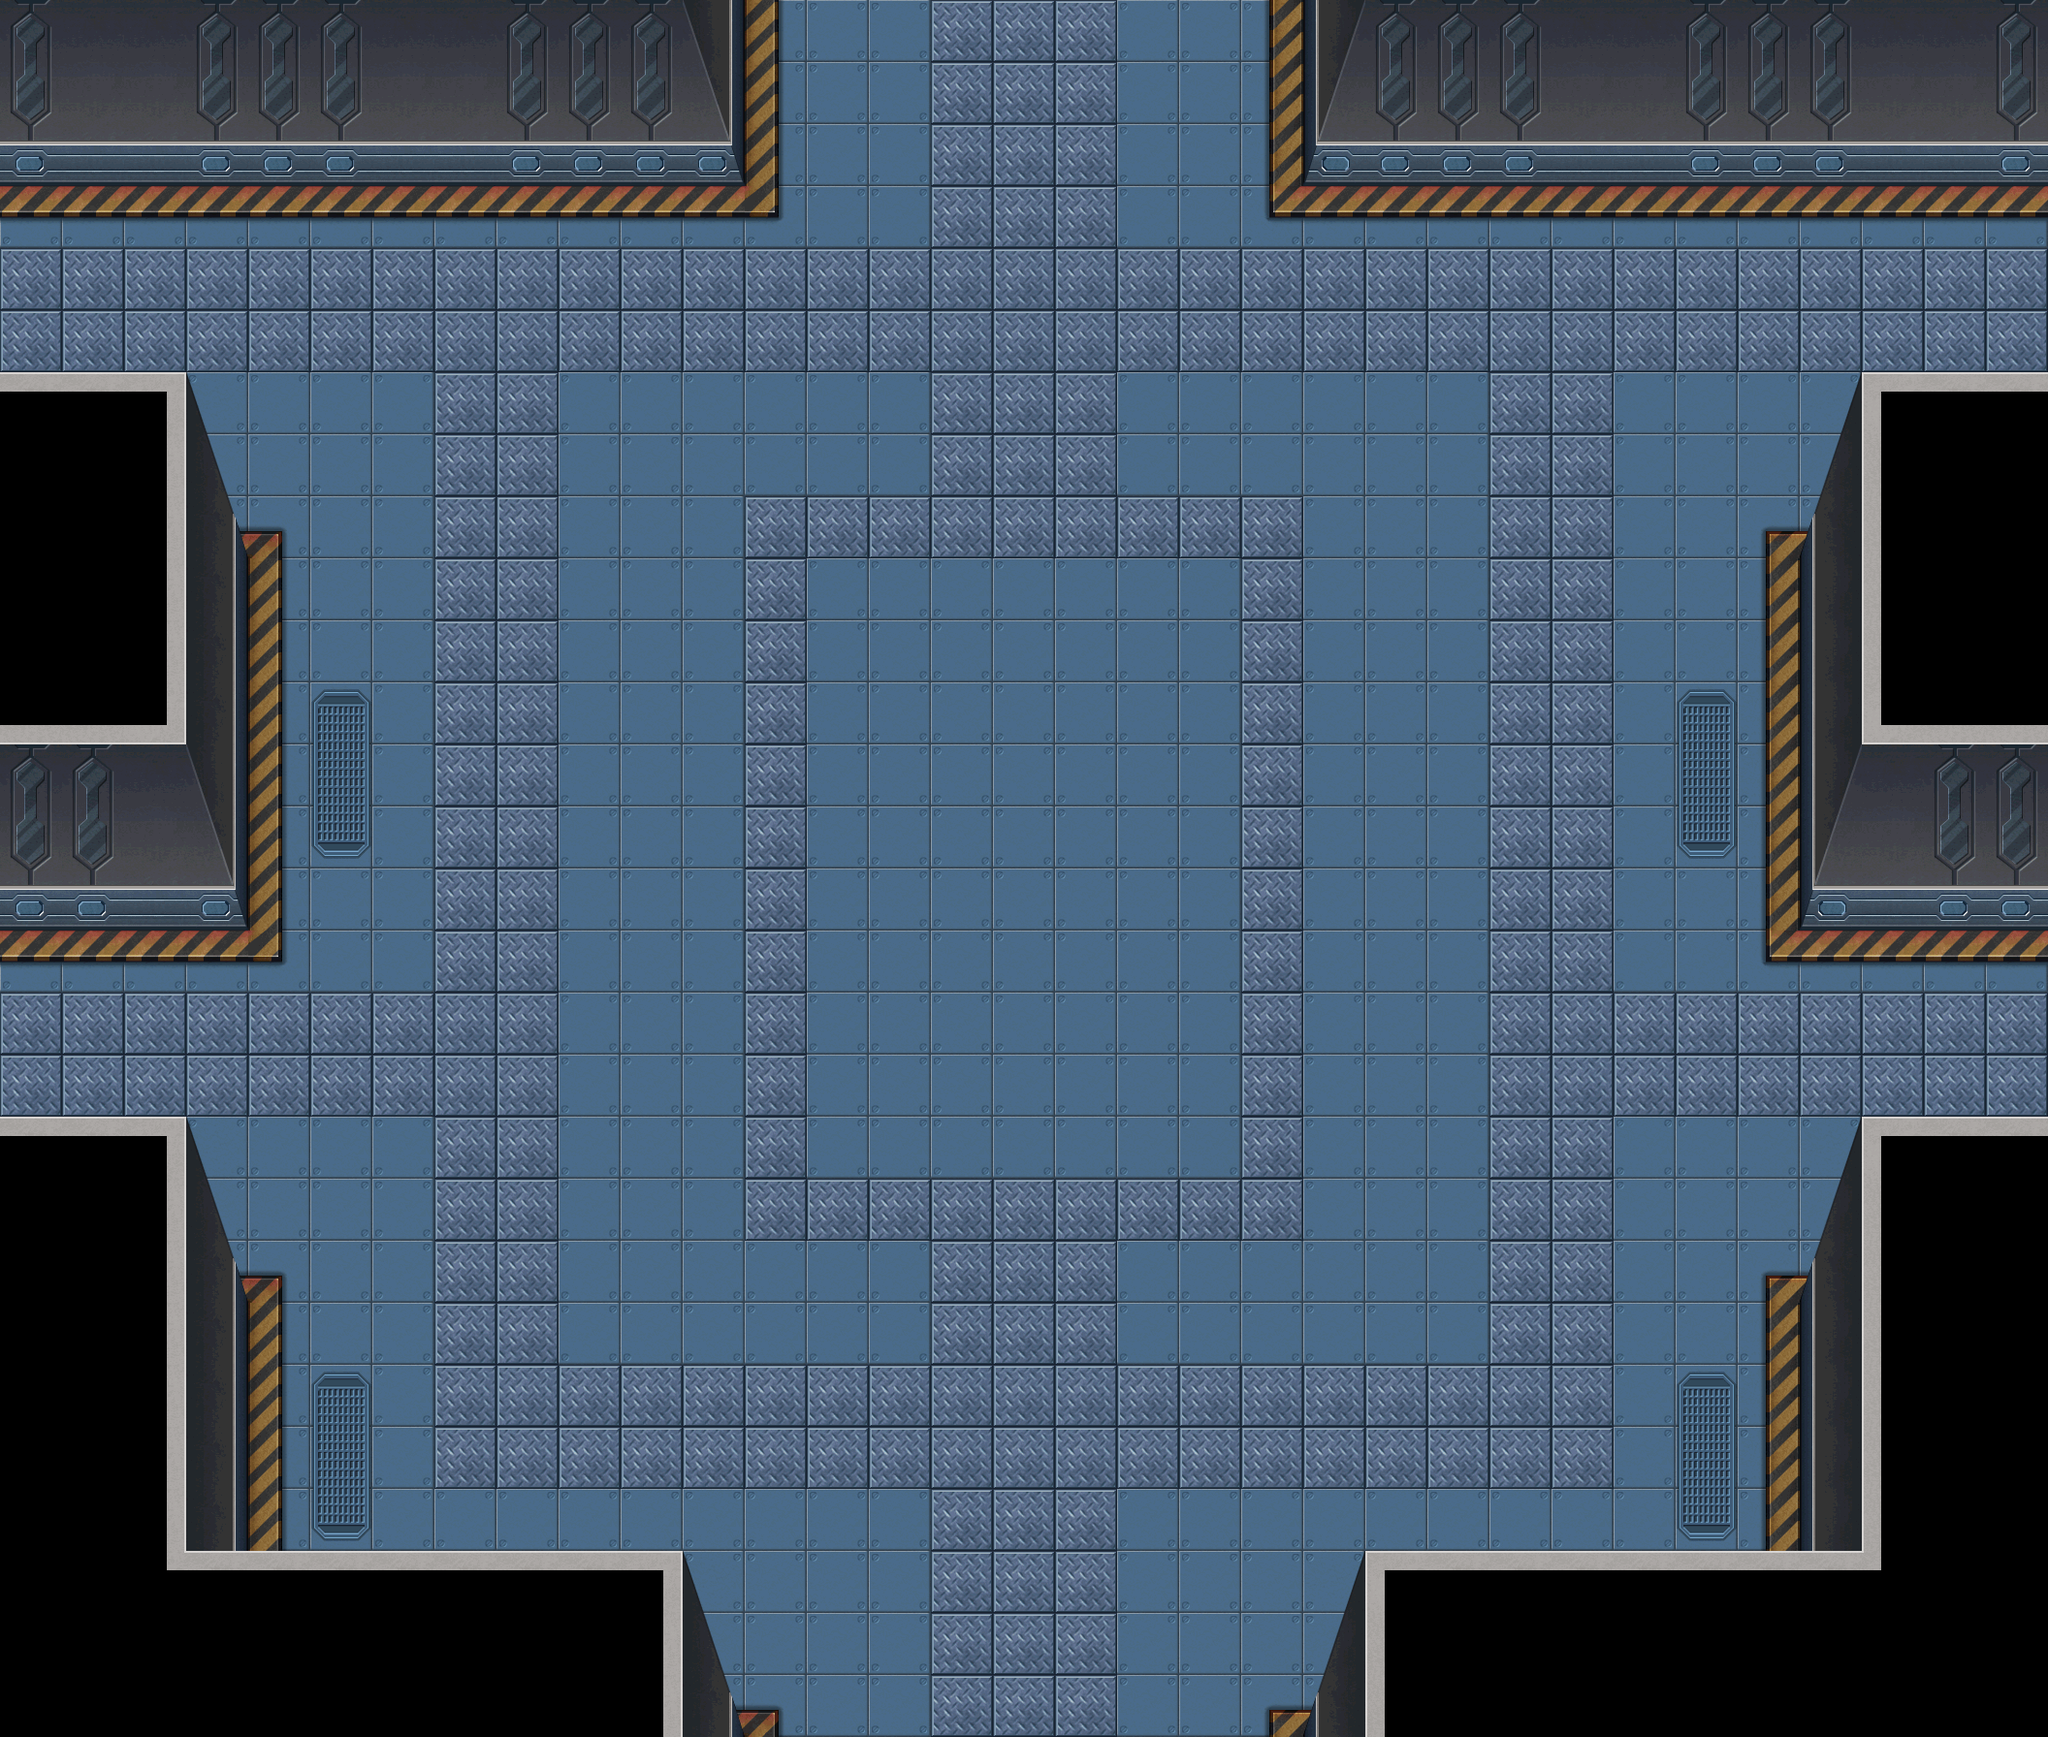

Rendered tile map (Tiled .tmx) drawn with the repository's tilesets; below, a short description and the map source with its tile grids summarised:
An orthogonal 33x28 tile map with 64x64 px tiles, 1 tile layer (background), 31 tilesets and 77 objects (14x collide, 14x collide_bullet).

<map version="1.0" orientation="orthogonal" width="33" height="28" tilewidth="64" tileheight="64">
 <tileset firstgid="1" name="jianzhu3_huatai" tilewidth="129" tileheight="173">
  <image source="jianzhu3_huatai.png" width="129" height="173" />
 </tileset>
 <tileset firstgid="2" name="jianzhu3_chuang02" tilewidth="52" tileheight="386">
  <image source="jianzhu3_chuang02.png" width="52" height="386" />
 </tileset>
 <tileset firstgid="3" name="jianzhu3_chuang01" tilewidth="52" tileheight="386">
  <image source="jianzhu3_chuang01.png" width="52" height="386" />
 </tileset>
 <tileset firstgid="4" name="jianzhu3_dianti" tilewidth="172" tileheight="196">
  <image source="jianzhu3_dianti.png" width="172" height="196" />
 </tileset>
 <tileset firstgid="5" name="jianzhu3_langan01" tilewidth="223" tileheight="105">
  <image source="jianzhu3_langan01.png" width="223" height="105" />
 </tileset>
 <tileset firstgid="6" name="jianzhu3_keng01" tilewidth="293" tileheight="131">
  <image source="jianzhu3_keng01.png" width="293" height="131" />
 </tileset>
 <tileset firstgid="7" name="jianzhu3_keng03" tilewidth="102" tileheight="39">
  <image source="jianzhu3_keng03.png" width="102" height="39" />
 </tileset>
 <tileset firstgid="8" name="jianzhu3_keng04" tilewidth="52" tileheight="20">
  <image source="jianzhu3_keng04.png" width="52" height="20" />
 </tileset>
 <tileset firstgid="9" name="jianzhu3_yizi01" tilewidth="85" tileheight="229">
  <image source="jianzhu3_yizi01.png" width="85" height="229" />
 </tileset>
 <tileset firstgid="10" name="jianzhu3_yizi02" tilewidth="85" tileheight="229">
  <image source="jianzhu3_yizi02.png" width="85" height="229" />
 </tileset>
 <tileset firstgid="11" name="jianzhu3_zhuozi01" tilewidth="518" tileheight="213">
  <image source="jianzhu3_zhuozi01.png" width="518" height="213" />
 </tileset>
 <tileset firstgid="12" name="jianzhu3_zhuozi02" tilewidth="202" tileheight="256">
  <image source="jianzhu3_zhuozi02.png" width="202" height="256" />
 </tileset>
 <tileset firstgid="13" name="jianzhu3_zhuozi03" tilewidth="202" tileheight="256">
  <image source="jianzhu3_zhuozi03.png" width="202" height="256" />
 </tileset>
 <tileset firstgid="14" name="jianzhu_xuezi01" tilewidth="242" tileheight="196">
  <image source="jianzhu_xuezi01.png" width="242" height="196" />
 </tileset>
 <tileset firstgid="15" name="jianzhu_xuezi02" tilewidth="219" tileheight="141">
  <image source="jianzhu_xuezi02.png" width="219" height="141" />
 </tileset>
 <tileset firstgid="16" name="jianzhu_xuezi03" tilewidth="192" tileheight="132">
  <image source="jianzhu_xuezi03.png" width="192" height="132" />
 </tileset>
 <tileset firstgid="17" name="jianzhu_xuezi04" tilewidth="421" tileheight="156">
  <image source="jianzhu_xuezi04.png" width="421" height="156" />
 </tileset>
 <tileset firstgid="18" name="jianzhu_xuezi05" tilewidth="180" tileheight="297">
  <image source="jianzhu_xuezi05.png" width="180" height="297" />
 </tileset>
 <tileset firstgid="19" name="jianzhu_xiangzi05" tilewidth="150" tileheight="170">
  <image source="jianzhu_xiangzi05.png" width="150" height="170" />
 </tileset>
 <tileset firstgid="20" name="jianzhu_xiangzi06" tilewidth="90" tileheight="113">
  <image source="jianzhu_xiangzi06.png" width="90" height="113" />
 </tileset>
 <tileset firstgid="21" name="jianzhu_xiangzi02" tilewidth="122" tileheight="126">
  <image source="jianzhu_xiangzi02.png" width="122" height="126" />
 </tileset>
 <tileset firstgid="22" name="jianzhu_xiangzi03" tilewidth="122" tileheight="76">
  <image source="jianzhu_xiangzi03.png" width="122" height="76" />
 </tileset>
 <tileset firstgid="23" name="jianzhu2_xiangzi0" tilewidth="192" tileheight="168">
  <image source="jianzhu2_xiangzi0.png" width="192" height="168" />
 </tileset>
 <tileset firstgid="24" name="jianzhu_xiangzi04" tilewidth="183" tileheight="126">
  <image source="jianzhu_xiangzi04.png" width="183" height="126" />
 </tileset>
 <tileset firstgid="25" name="jianzhu_xiangzi01" tilewidth="71" tileheight="80">
  <image source="jianzhu_xiangzi01.png" width="71" height="80" />
 </tileset>
 <tileset firstgid="26" name="jianzhu_xiangzi07" tilewidth="92" tileheight="112">
  <image source="jianzhu_xiangzi07.png" width="92" height="112" />
 </tileset>
 <tileset firstgid="27" name="jianzhu_qiang01" tilewidth="92" tileheight="54">
  <image source="jianzhu_qiang01.png" width="92" height="54" />
 </tileset>
 <tileset firstgid="28" name="bg05" tilewidth="64" tileheight="64">
  <image source="bg05.png" width="512" height="512" />
 </tileset>
 <tileset firstgid="92" name="jianzhu5_chuangzi" tilewidth="374" tileheight="143">
  <image source="jianzhu5_chuangzi.png" width="374" height="143" />
 </tileset>
 <tileset firstgid="93" name="jianzhu5_syt" tilewidth="584" tileheight="179">
  <image source="jianzhu5_syt.png" width="584" height="179" />
 </tileset>
 <tileset firstgid="94" name="jianzhu3_keng02" tilewidth="152" tileheight="79">
  <image source="jianzhu3_keng02.png" width="152" height="79" />
 </tileset>
 <layer name="background" width="33" height="28">
  <data>[924 cells, 924 non-empty, 43 distinct tile ids]</data>
 </layer>
 <objectgroup name="window" width="33" height="28">
  <properties>
   <property name="filename" value="jianzhu5_chuangzi.png" />
   <property name="groundlayer" value="1" />
  </properties>
  <object gid="92" x="257" y="141">
   <properties>
    <property name="groundZ" value="1" />
   </properties>
  </object>
  <object gid="92" x="1475" y="146">
   <properties>
    <property name="groundZ" value="1" />
   </properties>
  </object>
 </objectgroup>
 <objectgroup name="zhuozi" width="33" height="28">
  <properties>
   <property name="buildlayer" value="1" />
   <property name="filename" value="jianzhu5_syt.png" />
  </properties>
  <object gid="93" x="2218" y="922" />
 </objectgroup>
 <objectgroup name="flower" width="33" height="28">
  <properties>
   <property name="filename" value="jianzhu3_huatai.png" />
   <property name="groundlayer" value="1" />
  </properties>
  <object gid="1" x="1377" y="780">
   <properties>
    <property name="groundZ" value="1" />
   </properties>
  </object>
  <object gid="1" x="610" y="778">
   <properties>
    <property name="groundZ" value="1" />
   </properties>
  </object>
  <object gid="1" x="610" y="922">
   <properties>
    <property name="groundZ" value="2" />
   </properties>
  </object>
  <object gid="1" x="1377" y="925">
   <properties>
    <property name="groundZ" value="2" />
   </properties>
  </object>
  <object gid="1" x="1376" y="1069">
   <properties>
    <property name="groundZ" value="3" />
   </properties>
  </object>
  <object gid="1" x="610" y="1066">
   <properties>
    <property name="groundZ" value="3" />
   </properties>
  </object>
 </objectgroup>
 <objectgroup name="rightdoor" width="33" height="28">
  <properties>
   <property name="filename" value="jianzhu3_men02.png" />
   <property name="groundlayer" value="1" />
  </properties>
 </objectgroup>
 <objectgroup name="rightdooropen" width="33" height="28">
  <properties>
   <property name="filename" value="jianzhu3_men04.png" />
   <property name="groundlayer" value="1" />
  </properties>
 </objectgroup>
 <objectgroup name="leftdoor" width="33" height="28">
  <properties>
   <property name="filename" value="jianzhu3_men01.png" />
   <property name="groundlayer" value="1" />
  </properties>
 </objectgroup>
 <objectgroup name="leftdooropen" width="33" height="28">
  <properties>
   <property name="filename" value="jianzhu3_men03.png" />
   <property name="groundlayer" value="1" />
  </properties>
 </objectgroup>
 <objectgroup name="leftboli" width="33" height="28">
  <properties>
   <property name="filename" value="jianzhu3_chuang01.png" />
   <property name="groundlayer" value="1" />
  </properties>
  <object gid="3" x="191" y="832">
   <properties>
    <property name="groundZ" value="2" />
   </properties>
  </object>
 </objectgroup>
 <objectgroup name="door" width="33" height="28">
  <properties>
   <property name="filename" value="jianzhu3_dianti.png" />
   <property name="groundlayer" value="1" />
  </properties>
  <object gid="4" x="44" y="213">
   <properties>
    <property name="groundZ" value="1" />
   </properties>
  </object>
  <object gid="4" x="1900" y="213">
   <properties>
    <property name="groundZ" value="1" />
   </properties>
  </object>
 </objectgroup>
 <objectgroup name="warning" width="33" height="28">
  <properties>
   <property name="filename" value="jianzhu3_langan01.png" />
   <property name="groundlayer" value="1" />
  </properties>
  <object gid="5" x="2239" y="99">
   <properties>
    <property name="groundZ" value="1" />
   </properties>
  </object>
 </objectgroup>
 <objectgroup name="keng1" width="33" height="28">
  <properties>
   <property name="filename" value="jianzhu3_keng01.png" />
   <property name="groundlayer" value="1" />
  </properties>
  <object gid="6" x="2572" y="1799" />
  <object gid="6" x="2285" y="1867" />
 </objectgroup>
 <objectgroup name="keng2" width="33" height="28">
  <properties>
   <property name="filename" value="jianzhu3_keng02.png" />
   <property name="groundlayer" value="1" />
  </properties>
  <object gid="94" x="664" y="1372" />
  <object gid="94" x="1369" y="536" />
 </objectgroup>
 <objectgroup name="keng3" width="33" height="28">
  <properties>
   <property name="filename" value="jianzhu3_keng03.png" />
   <property name="groundlayer" value="1" />
  </properties>
  <object gid="7" x="602" y="980" />
  <object gid="7" x="1687" y="1367" />
 </objectgroup>
 <objectgroup name="keng4" width="33" height="28">
  <properties>
   <property name="filename" value="jianzhu3_keng04.png" />
   <property name="groundlayer" value="1" />
  </properties>
  <object gid="8" x="312" y="456" />
 </objectgroup>
 <objectgroup name="chairleft" width="33" height="28">
  <properties>
   <property name="filename" value="jianzhu3_yizi01.png" />
   <property name="groundlayer" value="1" />
  </properties>
  <object gid="9" x="2236" y="1678">
   <properties>
    <property name="groundZ" value="3" />
   </properties>
  </object>
 </objectgroup>
 <objectgroup name="chairright" width="33" height="28">
  <properties>
   <property name="filename" value="jianzhu3_yizi02.png" />
   <property name="groundlayer" value="1" />
  </properties>
  <object gid="10" x="2438" y="1668">
   <properties>
    <property name="groundZ" value="3" />
   </properties>
  </object>
 </objectgroup>
 <objectgroup name="deskleft" width="33" height="28">
  <properties>
   <property name="filename" value="jianzhu3_zhuozi02.png" />
   <property name="groundlayer" value="1" />
  </properties>
  <object gid="12" x="-361" y="1455" />
 </objectgroup>
 <objectgroup name="deskright" width="33" height="28">
  <properties>
   <property name="filename" value="jianzhu3_zhuozi03.png" />
   <property name="groundlayer" value="1" />
  </properties>
  <object gid="13" x="-521" y="1223" />
 </objectgroup>
 <objectgroup name="blood1" width="33" height="28">
  <properties>
   <property name="filename" value="jianzhu_xuezi01.png" />
   <property name="groundlayer" value="1" />
  </properties>
  <object gid="14" x="1019" y="159" />
  <object gid="14" x="832" y="721" />
  <object gid="14" x="849" y="1881" />
 </objectgroup>
 <objectgroup name="blood2" width="33" height="28">
  <properties>
   <property name="filename" value="jianzhu_xuezi02.png" />
   <property name="groundlayer" value="1" />
  </properties>
  <object gid="15" x="312" y="436">
   <properties>
    <property name="groundZ" value="1" />
   </properties>
  </object>
  <object gid="15" x="1408" y="1429">
   <properties>
    <property name="groundZ" value="1" />
   </properties>
  </object>
 </objectgroup>
 <objectgroup name="blood3" width="33" height="28">
  <properties>
   <property name="filename" value="jianzhu_xuezi03.png" />
   <property name="groundlayer" value="1" />
  </properties>
  <object gid="16" x="1125" y="1104">
   <properties>
    <property name="groundZ" value="2" />
   </properties>
  </object>
  <object gid="16" x="1177" y="462">
   <properties>
    <property name="groundZ" value="1" />
   </properties>
  </object>
  <object gid="16" x="1824" y="1141">
   <properties>
    <property name="groundZ" value="1" />
   </properties>
  </object>
  <object gid="16" x="1594" y="948">
   <properties>
    <property name="groundZ" value="1" />
   </properties>
  </object>
  <object gid="16" x="521" y="1240">
   <properties>
    <property name="groundZ" value="1" />
   </properties>
  </object>
 </objectgroup>
 <objectgroup name="blood4" width="33" height="28">
  <properties>
   <property name="filename" value="jianzhu_xuezi04.png" />
   <property name="groundlayer" value="1" />
  </properties>
  <object gid="17" x="-153" y="1157" />
  <object gid="17" x="1833" y="370" />
 </objectgroup>
 <objectgroup name="blood5" width="33" height="28">
  <properties>
   <property name="filename" value="jianzhu_xuezi05.png" />
   <property name="groundlayer" value="1" />
  </properties>
  <object gid="18" x="1101" y="1845" />
 </objectgroup>
 <objectgroup name="blackboxb" width="33" height="28">
  <properties>
   <property name="filename" value="jianzhu_xiangzi05.png" />
   <property name="groundlayer" value="1" />
  </properties>
  <object gid="19" x="-457" y="898">
   <properties>
    <property name="groundZ" value="1" />
   </properties>
  </object>
 </objectgroup>
 <objectgroup name="blackboxs" width="33" height="28">
  <properties>
   <property name="filename" value="jianzhu_xiangzi06.png" />
   <property name="groundlayer" value="1" />
  </properties>
  <object gid="20" x="-189" y="663">
   <properties>
    <property name="groundZ" value="1" />
   </properties>
  </object>
 </objectgroup>
 <objectgroup name="greenboxb" width="33" height="28">
  <properties>
   <property name="filename" value="jianzhu_xiangzi02.png" />
   <property name="groundlayer" value="1" />
  </properties>
  <object gid="21" x="-341" y="673">
   <properties>
    <property name="groundZ" value="3" />
   </properties>
  </object>
 </objectgroup>
 <objectgroup name="greenboxs" width="33" height="28">
  <properties>
   <property name="filename" value="jianzhu_xiangzi03.png" />
   <property name="groundlayer" value="1" />
  </properties>
  <object gid="22" x="-279" y="584">
   <properties>
    <property name="groundZ" value="3" />
   </properties>
  </object>
 </objectgroup>
 <objectgroup name="greenbox2" width="33" height="28">
  <properties>
   <property name="filename" value="jianzhu2_xiangzi0.png" />
   <property name="groundlayer" value="1" />
  </properties>
  <object gid="23" x="-395" y="1722" />
 </objectgroup>
 <objectgroup name="mutouboxb" width="33" height="28">
  <properties>
   <property name="filename" value="jianzhu_xiangzi04.png" />
   <property name="groundlayer" value="1" />
  </properties>
  <object gid="24" x="-304" y="842">
   <properties>
    <property name="groundZ" value="3" />
   </properties>
  </object>
 </objectgroup>
 <objectgroup name="mutouboxs" width="33" height="28">
  <properties>
   <property name="filename" value="jianzhu_xiangzi01.png" />
   <property name="groundlayer" value="1" />
  </properties>
  <object gid="25" x="-254" y="958">
   <properties>
    <property name="groundZ" value="2" />
   </properties>
  </object>
 </objectgroup>
 <objectgroup name="qiangxieM16" width="33" height="28">
  <properties>
   <property name="filename" value="jianzhu_xiangzi07.png" />
   <property name="groundlayer" value="1" />
  </properties>
  <object gid="26" x="-288" y="867">
   <properties>
    <property name="groundZ" value="10" />
   </properties>
  </object>
 </objectgroup>
 <objectgroup name="qiangxieSVD" width="33" height="28">
  <properties>
   <property name="filename" value="jianzhu_qiang01.png" />
   <property name="groundlayer" value="1" />
  </properties>
  <object gid="27" x="-199" y="724">
   <properties>
    <property name="groundZ" value="10" />
   </properties>
  </object>
 </objectgroup>
 <objectgroup name="rightboli" width="33" height="28">
  <properties>
   <property name="filename" value="jianzhu3_chuang02.png" />
   <property name="groundlayer" value="1" />
  </properties>
  <object gid="2" x="1869" y="1596">
   <properties>
    <property name="groundZ" value="2" />
   </properties>
  </object>
  <object gid="2" x="1869" y="835">
   <properties>
    <property name="groundZ" value="2" />
   </properties>
  </object>
 </objectgroup>
 <objectgroup name="deskbig" width="33" height="28">
  <properties>
   <property name="buildlayer" value="1" />
   <property name="filename" value="jianzhu3_zhuozi01.png" />
  </properties>
  <object gid="11" x="2219" y="1107" />
 </objectgroup>
 <objectgroup name="collide_people" width="33" height="28" visible="0">
  <object type="collide" x="-72" y="381" width="332" height="576" />
  <object type="collide" x="-159" y="-196" width="928" height="389" />
  <object type="collide" x="1343" y="-197" width="928" height="389" />
  <object type="collide" x="1851" y="395" width="288" height="568" />
  <object type="collide" x="1852" y="1165" width="310" height="569" />
  <object type="collide" x="1345" y="1611" width="847" height="248" />
  <object type="collide" x="55" y="1612" width="713" height="293" />
  <object type="collide" x="-57" y="1162" width="316" height="478" />
  <object type="collide" x="612" y="614" width="128" height="448" />
  <object type="collide" x="1379" y="616" width="128" height="448" />
  <object type="collide" x="2121" y="40" width="101" height="1645" />
  <object type="collide" x="-137" y="128" width="125" height="1336" />
  <object type="collide" x="666" y="-209" width="758" height="196" />
  <object type="collide" x="681" y="1800" width="837" height="175" />
 </objectgroup>
 <objectgroup name="collide_bullet" width="33" height="28" visible="0">
  <object type="collide_bullet" x="-52" y="-310" width="797" height="432" />
  <object type="collide_bullet" x="1364" y="-307" width="797" height="432" />
  <object type="collide_bullet" x="1919" y="383" width="249" height="479" />
  <object type="collide_bullet" x="1885" y="480" width="270" height="401" />
  <object type="collide_bullet" x="1920" y="1150" width="257" height="526" />
  <object type="collide_bullet" x="1884" y="1262" width="179" height="419" />
  <object type="collide_bullet" x="1406" y="1599" width="642" height="254" />
  <object type="collide_bullet" x="1373" y="1714" width="166" height="263" />
  <object type="collide_bullet" x="-14" y="1599" width="717" height="220" />
  <object type="collide_bullet" x="568" y="1695" width="166" height="263" />
  <object type="collide_bullet" x="-35" y="1153" width="229" height="492" />
  <object type="collide_bullet" x="57" y="1250" width="166" height="446" />
  <object type="collide_bullet" x="-40" y="382" width="233" height="488" />
  <object type="collide_bullet" x="-106" y="475" width="330" height="411" />
 </objectgroup>
</map>
